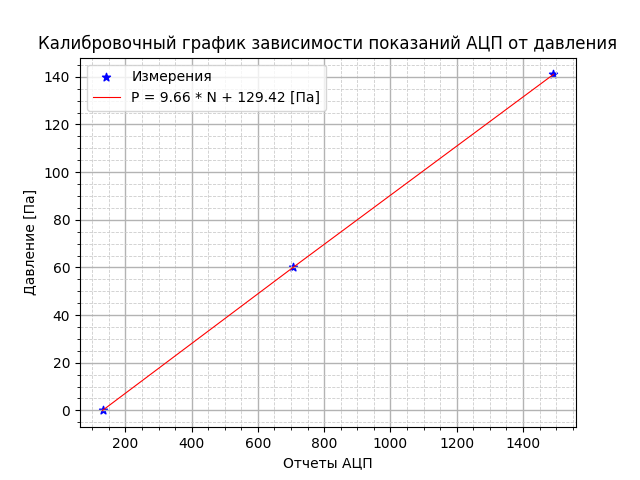

This figure's Python source:
import numpy as np
import matplotlib.pyplot as plt

f = open('kal.txt').readlines()
data = []
for line in f:
    s = line.split()
    data.append([float(s[0]), float(s[1])])
data = np.array(data)
x = data[:, 0]
y = data[:, 1]


def apx(I, U):
    IU = np.mean(I * U)
    I_sred = np.mean(I)
    U_sred = np.mean(U)
    I_sq_sred = np.mean(I * I)
    U_sq_sred = np.mean(U * U)
    k = (IU - I_sred * U_sred) / (I_sq_sred - I_sred ** 2)
    b = U_sred - k * I_sred
    sigma_k = len(I) ** (-0.5) * ((U_sq_sred - U_sred ** 2) / (I_sq_sred - I_sred ** 2) - k ** 2) ** (0.5)
    sigma_b = sigma_k * (I_sq_sred - I_sred ** 2) ** 0.5
    return k, b, sigma_b, sigma_k


k, b, sigma_b, sigma_k = apx(y, x)

# plt.xlim(0, 0.45)
# plt.ylim(0, 0.04)
plt.xlabel('Отчеты АЦП')
plt.ylabel('Давление [Па]')

plt.minorticks_on()
plt.grid(visible=True,
         which='major',
         linestyle='-',
         linewidth=1,
         color='0.7')  # основные линии

plt.grid(visible=True,
         which='minor',
         linestyle='--',
         linewidth=0.6,
         color='0.8')  # побочные линии

plt.scatter(x, y, label='Измерения', linewidths=1, marker='*', color='blue')
plt.plot(x, y, label='P = 9.66 * N + 129.42 [Па]', linewidth=0.8, color='red')

# p1 = np.polyfit(x, y, 1)
# m1 = np.poly1d(p1)
# print(m1)
# plt.plot(x, m1(x), color='red') #сема посоветовал

print(f'Значение k = {k} ' + '\n' + f'Значение b = {b} ')
print(f'Погрешность k = {sigma_k} ' + '\n' + f'Погрешность b = {sigma_b} ')
plt.title('Калибровочный график зависимости показаний АЦП от давления')
plt.legend()
plt.savefig('kal.png')
plt.show()
